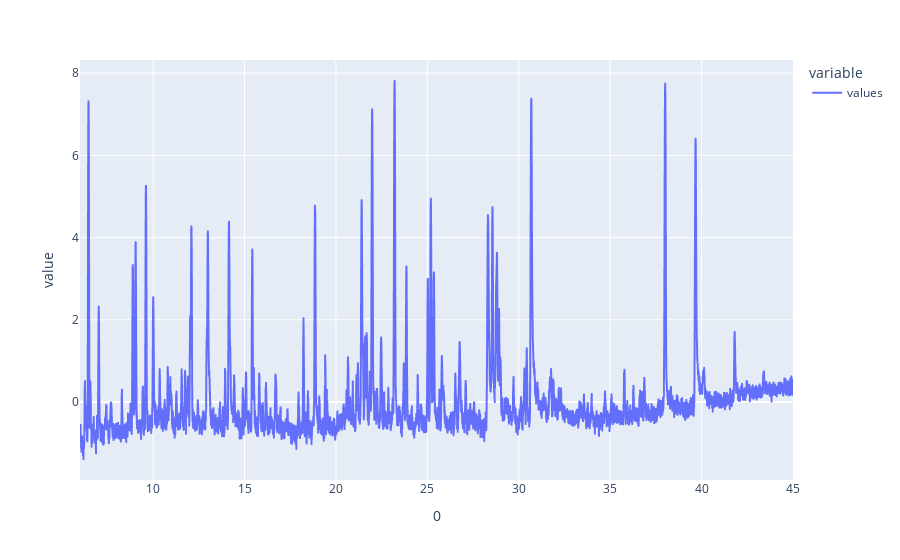

Write notebook code for a chart like this one.
### Markdown cell above
Ensuite on fait une normalisation des points de la courbe

### Code cell
df = (df - df.mean())/df.std()
df.plot()

### Figure 1 — Plotly figure (JSON) as saved in the notebook; plotly's stock layout.template omitted (floating-point values rounded to 4 significant figures; data arrays with more than 128 entries replaced by an {"elided": "..."} marker saying what was removed)
{"data": [{"hovertemplate": "variable=values<br>0=%{x}<br>value=%{y}<extra></extra>", "legendgroup": "values", "line": {"color": "#636efa", "dash": "solid"}, "mode": "lines", "name": "values", "showlegend": true, "type": "scattergl", "x": {"elided": "6608 float values"}, "xaxis": "x", "y": {"elided": "6608 float values"}, "yaxis": "y"}], "layout": {"legend": {"title": {"text": "variable"}, "tracegroupgap": 0}, "margin": {"t": 60}, "xaxis": {"anchor": "y", "domain": [0, 1], "title": {"text": "0"}}, "yaxis": {"anchor": "x", "domain": [0, 1], "title": {"text": "value"}}}}
